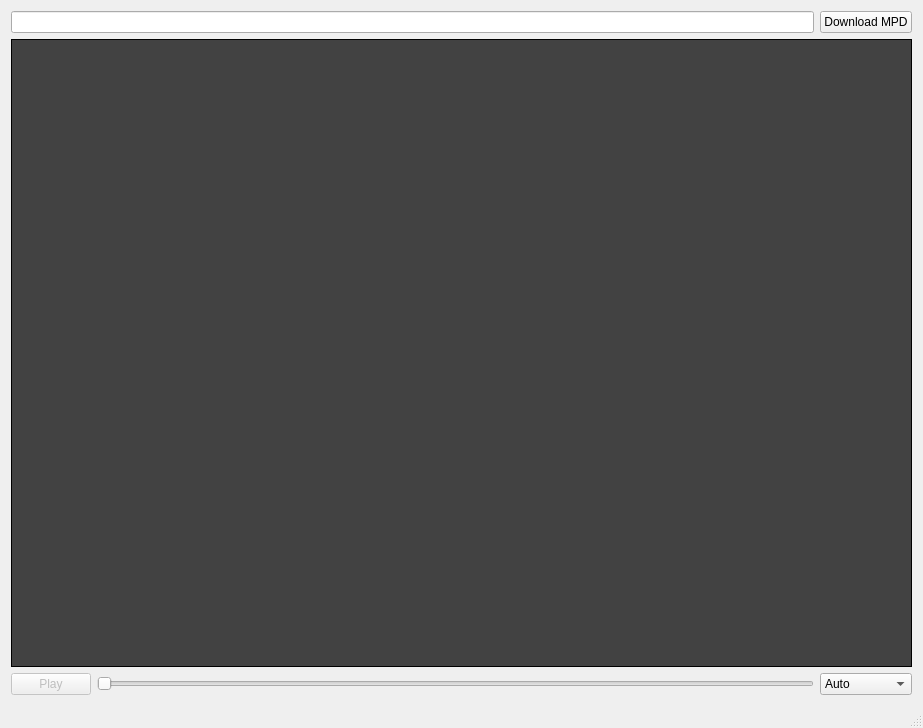
<?xml version="1.0" encoding="UTF-8"?>
<ui version="4.0">
 <class>DASHPlayerClass</class>
 <widget class="QMainWindow" name="DASHPlayerClass">
  <property name="geometry">
   <rect>
    <x>0</x>
    <y>0</y>
    <width>923</width>
    <height>728</height>
   </rect>
  </property>
  <property name="windowTitle">
   <string>DASHPlayer</string>
  </property>
  <widget class="QWidget" name="centralWidget">
   <property name="mouseTracking">
    <bool>false</bool>
   </property>
   <layout class="QGridLayout" name="gridLayout">
    <item row="1" column="0" colspan="4">
     <widget class="Frame" name="video">
      <property name="enabled">
       <bool>true</bool>
      </property>
      <property name="palette">
       <palette>
        <active>
         <colorrole role="Base">
          <brush brushstyle="SolidPattern">
           <color alpha="255">
            <red>255</red>
            <green>255</green>
            <blue>255</blue>
           </color>
          </brush>
         </colorrole>
         <colorrole role="Window">
          <brush brushstyle="SolidPattern">
           <color alpha="255">
            <red>66</red>
            <green>66</green>
            <blue>66</blue>
           </color>
          </brush>
         </colorrole>
        </active>
        <inactive>
         <colorrole role="Base">
          <brush brushstyle="SolidPattern">
           <color alpha="255">
            <red>255</red>
            <green>255</green>
            <blue>255</blue>
           </color>
          </brush>
         </colorrole>
         <colorrole role="Window">
          <brush brushstyle="SolidPattern">
           <color alpha="255">
            <red>66</red>
            <green>66</green>
            <blue>66</blue>
           </color>
          </brush>
         </colorrole>
        </inactive>
        <disabled>
         <colorrole role="Base">
          <brush brushstyle="SolidPattern">
           <color alpha="255">
            <red>66</red>
            <green>66</green>
            <blue>66</blue>
           </color>
          </brush>
         </colorrole>
         <colorrole role="Window">
          <brush brushstyle="SolidPattern">
           <color alpha="255">
            <red>66</red>
            <green>66</green>
            <blue>66</blue>
           </color>
          </brush>
         </colorrole>
        </disabled>
       </palette>
      </property>
      <property name="whatsThis">
       <string/>
      </property>
      <property name="autoFillBackground">
       <bool>true</bool>
      </property>
      <property name="frameShape">
       <enum>QFrame::Box</enum>
      </property>
      <property name="midLineWidth">
       <number>1</number>
      </property>
      <property name="text">
       <string/>
      </property>
     </widget>
    </item>
    <item row="0" column="3">
     <widget class="QPushButton" name="downloadButton">
      <property name="sizePolicy">
       <sizepolicy hsizetype="Fixed" vsizetype="Fixed">
        <horstretch>0</horstretch>
        <verstretch>0</verstretch>
       </sizepolicy>
      </property>
      <property name="text">
       <string>Download MPD</string>
      </property>
     </widget>
    </item>
    <item row="0" column="0" colspan="3">
     <widget class="QLineEdit" name="mpdEdit"/>
    </item>
    <item row="2" column="0">
     <widget class="QPushButton" name="playButton">
      <property name="enabled">
       <bool>false</bool>
      </property>
      <property name="sizePolicy">
       <sizepolicy hsizetype="Fixed" vsizetype="Fixed">
        <horstretch>0</horstretch>
        <verstretch>0</verstretch>
       </sizepolicy>
      </property>
      <property name="maximumSize">
       <size>
        <width>16777215</width>
        <height>16777215</height>
       </size>
      </property>
      <property name="text">
       <string>Play</string>
      </property>
     </widget>
    </item>
    <item row="2" column="1" colspan="2">
     <widget class="ProgressSlider" name="progressSlider">
      <property name="orientation">
       <enum>Qt::Horizontal</enum>
      </property>
      <property name="tickPosition">
       <enum>QSlider::NoTicks</enum>
      </property>
     </widget>
    </item>
    <item row="2" column="3">
     <widget class="QComboBox" name="videoQuality">
      <item>
       <property name="text">
        <string>Auto</string>
       </property>
      </item>
     </widget>
    </item>
   </layout>
  </widget>
  <widget class="QMenuBar" name="menuBar">
   <property name="geometry">
    <rect>
     <x>0</x>
     <y>0</y>
     <width>923</width>
     <height>21</height>
    </rect>
   </property>
  </widget>
  <widget class="QStatusBar" name="statusBar"/>
 </widget>
 <layoutdefault spacing="6" margin="11"/>
 <customwidgets>
  <customwidget>
   <class>Frame</class>
   <extends>QLabel</extends>
   <header location="global">frame.h</header>
  </customwidget>
  <customwidget>
   <class>ProgressSlider</class>
   <extends>QSlider</extends>
   <header location="global">ProgressSlider.h</header>
  </customwidget>
 </customwidgets>
 <resources>
  <include location="DASHPlayer.qrc"/>
 </resources>
 <connections/>
</ui>
